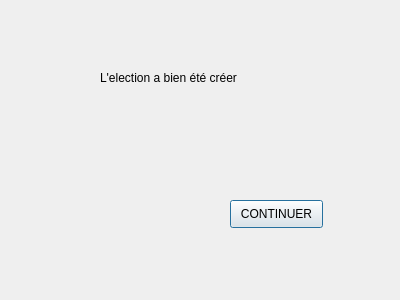
<?xml version="1.0" encoding="UTF-8"?>
<ui version="4.0">
 <class>Dialog</class>
 <widget class="QDialog" name="Dialog">
  <property name="geometry">
   <rect>
    <x>0</x>
    <y>0</y>
    <width>400</width>
    <height>300</height>
   </rect>
  </property>
  <property name="windowTitle">
   <string>Dialog</string>
  </property>
  <widget class="QLabel" name="label">
   <property name="geometry">
    <rect>
     <x>100</x>
     <y>70</y>
     <width>151</width>
     <height>16</height>
    </rect>
   </property>
   <property name="text">
    <string>L'election a bien été créer</string>
   </property>
  </widget>
  <widget class="QPushButton" name="pushButton">
   <property name="geometry">
    <rect>
     <x>230</x>
     <y>200</y>
     <width>93</width>
     <height>28</height>
    </rect>
   </property>
   <property name="text">
    <string>CONTINUER</string>
   </property>
  </widget>
 </widget>
 <resources/>
 <connections/>
</ui>
